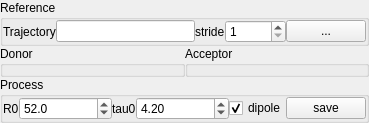
<?xml version="1.0" encoding="UTF-8"?>
<ui version="4.0">
 <class>Form</class>
 <widget class="QWidget" name="Form">
  <property name="geometry">
   <rect>
    <x>0</x>
    <y>0</y>
    <width>369</width>
    <height>96</height>
   </rect>
  </property>
  <property name="windowTitle">
   <string>Structure2Transfer</string>
  </property>
  <property name="windowIcon">
   <iconset resource="rescource.qrc">
    <normaloff>:/icons/icons/structure2transfer.ico</normaloff>:/icons/icons/structure2transfer.ico</iconset>
  </property>
  <layout class="QGridLayout" name="gridLayout_5">
   <property name="margin">
    <number>0</number>
   </property>
   <property name="spacing">
    <number>0</number>
   </property>
   <item row="1" column="0">
    <widget class="QGroupBox" name="groupBox_2">
     <property name="sizePolicy">
      <sizepolicy hsizetype="MinimumExpanding" vsizetype="Preferred">
       <horstretch>0</horstretch>
       <verstretch>0</verstretch>
      </sizepolicy>
     </property>
     <property name="title">
      <string>Donor</string>
     </property>
     <layout class="QGridLayout" name="gridLayout">
      <property name="margin">
       <number>0</number>
      </property>
      <property name="spacing">
       <number>0</number>
      </property>
      <item row="0" column="0">
       <layout class="QHBoxLayout" name="horizontalLayout_2">
        <property name="spacing">
         <number>0</number>
        </property>
       </layout>
      </item>
     </layout>
    </widget>
   </item>
   <item row="0" column="0" colspan="2">
    <widget class="QGroupBox" name="groupBox">
     <property name="title">
      <string>Reference</string>
     </property>
     <layout class="QGridLayout" name="gridLayout_3">
      <property name="margin">
       <number>0</number>
      </property>
      <property name="spacing">
       <number>0</number>
      </property>
      <item row="1" column="1" colspan="2">
       <widget class="QLineEdit" name="lineEdit_3"/>
      </item>
      <item row="1" column="5">
       <widget class="QPushButton" name="toolButton_2">
        <property name="text">
         <string>...</string>
        </property>
       </widget>
      </item>
      <item row="1" column="0">
       <widget class="QLabel" name="label_5">
        <property name="sizePolicy">
         <sizepolicy hsizetype="Fixed" vsizetype="Preferred">
          <horstretch>0</horstretch>
          <verstretch>0</verstretch>
         </sizepolicy>
        </property>
        <property name="text">
         <string>Trajectory</string>
        </property>
       </widget>
      </item>
      <item row="1" column="4">
       <widget class="QSpinBox" name="spinBox">
        <property name="sizePolicy">
         <sizepolicy hsizetype="Fixed" vsizetype="Fixed">
          <horstretch>0</horstretch>
          <verstretch>0</verstretch>
         </sizepolicy>
        </property>
        <property name="minimum">
         <number>1</number>
        </property>
        <property name="maximum">
         <number>99999</number>
        </property>
       </widget>
      </item>
      <item row="1" column="3">
       <widget class="QLabel" name="label">
        <property name="sizePolicy">
         <sizepolicy hsizetype="Fixed" vsizetype="Preferred">
          <horstretch>0</horstretch>
          <verstretch>0</verstretch>
         </sizepolicy>
        </property>
        <property name="text">
         <string>stride</string>
        </property>
       </widget>
      </item>
     </layout>
    </widget>
   </item>
   <item row="2" column="0" colspan="2">
    <widget class="QGroupBox" name="groupBox_5">
     <property name="title">
      <string>Process</string>
     </property>
     <layout class="QHBoxLayout" name="horizontalLayout_4">
      <property name="spacing">
       <number>0</number>
      </property>
      <property name="margin">
       <number>0</number>
      </property>
      <item>
       <widget class="QLabel" name="label_2">
        <property name="sizePolicy">
         <sizepolicy hsizetype="Fixed" vsizetype="Preferred">
          <horstretch>0</horstretch>
          <verstretch>0</verstretch>
         </sizepolicy>
        </property>
        <property name="text">
         <string>R0</string>
        </property>
       </widget>
      </item>
      <item>
       <widget class="QDoubleSpinBox" name="doubleSpinBox">
        <property name="decimals">
         <number>1</number>
        </property>
        <property name="maximum">
         <double>9999.000000000000000</double>
        </property>
        <property name="value">
         <double>52.000000000000000</double>
        </property>
       </widget>
      </item>
      <item>
       <widget class="QLabel" name="label_4">
        <property name="sizePolicy">
         <sizepolicy hsizetype="Fixed" vsizetype="Preferred">
          <horstretch>0</horstretch>
          <verstretch>0</verstretch>
         </sizepolicy>
        </property>
        <property name="text">
         <string>tau0</string>
        </property>
       </widget>
      </item>
      <item>
       <widget class="QDoubleSpinBox" name="doubleSpinBox_2">
        <property name="singleStep">
         <double>0.100000000000000</double>
        </property>
        <property name="value">
         <double>4.200000000000000</double>
        </property>
       </widget>
      </item>
      <item>
       <widget class="QCheckBox" name="checkBox">
        <property name="sizePolicy">
         <sizepolicy hsizetype="Fixed" vsizetype="Fixed">
          <horstretch>0</horstretch>
          <verstretch>0</verstretch>
         </sizepolicy>
        </property>
        <property name="toolTip">
         <string>If enabled uses two atoms per flurophore and calculates kappa2</string>
        </property>
        <property name="text">
         <string>dipole</string>
        </property>
        <property name="icon">
         <iconset resource="rescource.qrc">
          <normaloff>:/icons/icons/Cone.ico</normaloff>:/icons/icons/Cone.ico</iconset>
        </property>
        <property name="checked">
         <bool>true</bool>
        </property>
       </widget>
      </item>
      <item>
       <widget class="QPushButton" name="pushButton_2">
        <property name="sizePolicy">
         <sizepolicy hsizetype="Fixed" vsizetype="Fixed">
          <horstretch>0</horstretch>
          <verstretch>0</verstretch>
         </sizepolicy>
        </property>
        <property name="text">
         <string>save</string>
        </property>
       </widget>
      </item>
     </layout>
    </widget>
   </item>
   <item row="1" column="1">
    <widget class="QGroupBox" name="groupBox_3">
     <property name="sizePolicy">
      <sizepolicy hsizetype="MinimumExpanding" vsizetype="Preferred">
       <horstretch>0</horstretch>
       <verstretch>0</verstretch>
      </sizepolicy>
     </property>
     <property name="title">
      <string>Acceptor</string>
     </property>
     <layout class="QGridLayout" name="gridLayout_2">
      <property name="margin">
       <number>0</number>
      </property>
      <property name="spacing">
       <number>0</number>
      </property>
      <item row="0" column="0">
       <layout class="QHBoxLayout" name="horizontalLayout_3">
        <property name="spacing">
         <number>0</number>
        </property>
       </layout>
      </item>
     </layout>
    </widget>
   </item>
  </layout>
  <action name="actionOpen_topology">
   <property name="text">
    <string>Open topology</string>
   </property>
  </action>
  <action name="actionOpen_trajectory">
   <property name="text">
    <string>Open trajectory</string>
   </property>
  </action>
  <action name="actionProcess_trajectory">
   <property name="text">
    <string>Process trajectory</string>
   </property>
  </action>
  <action name="actionSave_results">
   <property name="text">
    <string>Save results</string>
   </property>
  </action>
 </widget>
 <resources>
  <include location="rescource.qrc"/>
 </resources>
 <connections>
  <connection>
   <sender>toolButton_2</sender>
   <signal>clicked()</signal>
   <receiver>actionOpen_trajectory</receiver>
   <slot>trigger()</slot>
   <hints>
    <hint type="sourcelabel">
     <x>329</x>
     <y>43</y>
    </hint>
    <hint type="destinationlabel">
     <x>-1</x>
     <y>-1</y>
    </hint>
   </hints>
  </connection>
  <connection>
   <sender>pushButton_2</sender>
   <signal>clicked()</signal>
   <receiver>actionProcess_trajectory</receiver>
   <slot>trigger()</slot>
   <hints>
    <hint type="sourcelabel">
     <x>229</x>
     <y>150</y>
    </hint>
    <hint type="destinationlabel">
     <x>-1</x>
     <y>-1</y>
    </hint>
   </hints>
  </connection>
 </connections>
</ui>
